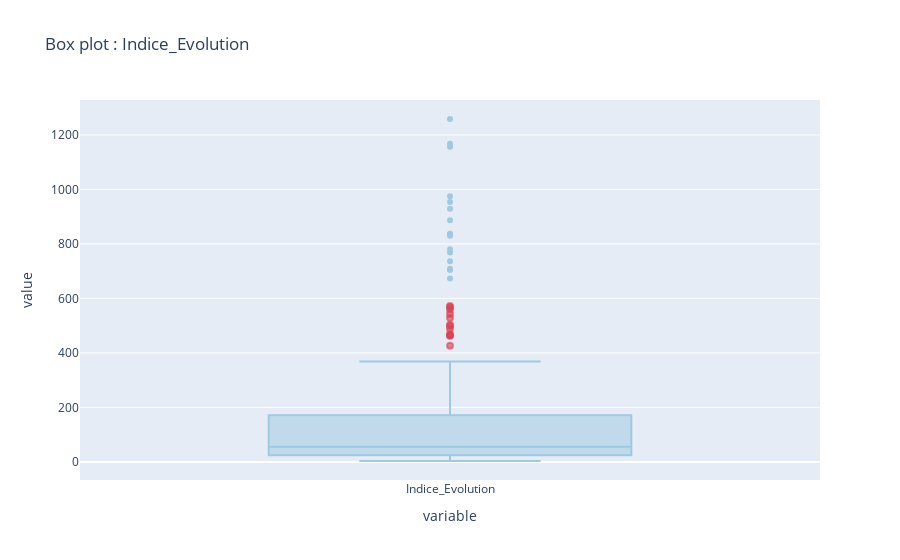
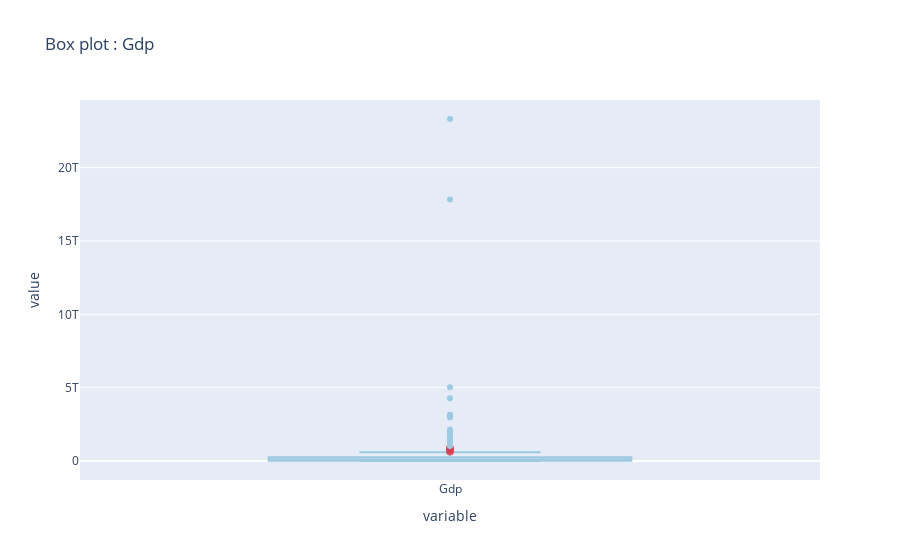
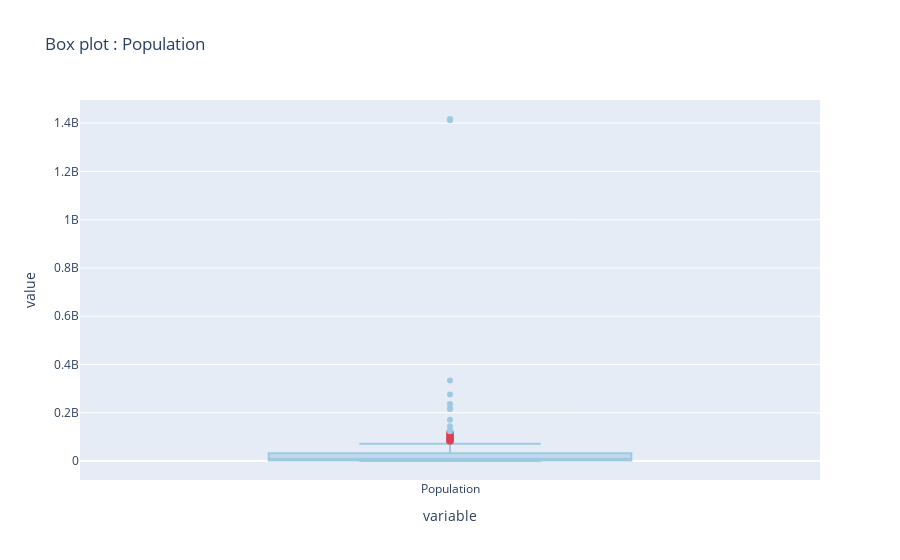
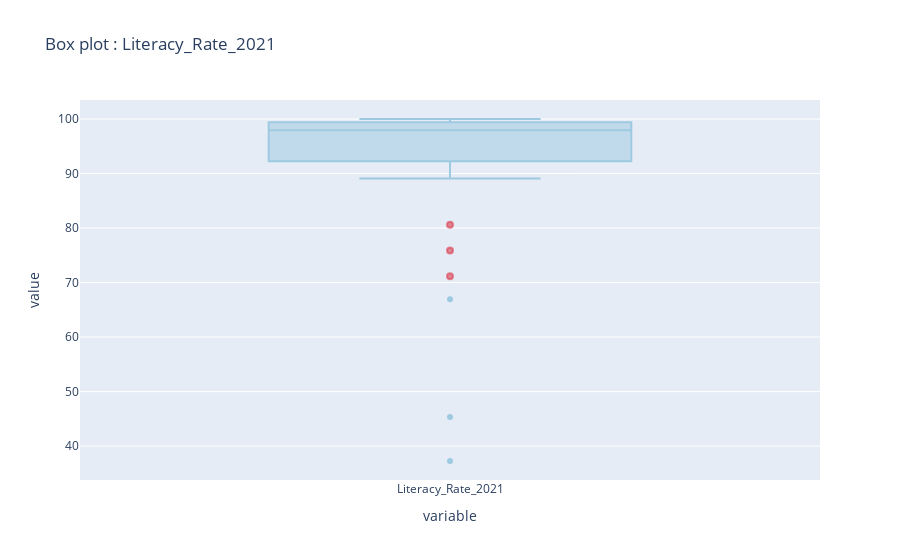

The notebook cell these images were saved under, in order:
### Markdown cell above
## Affichage des box plot

### Code cell
list_var=["Indice_Evolution", "Gdp", "Population", "Literacy_Rate_2021", "Education_Spending_2021", "Annee_Souverainete", "Nb_Foreign_Students"]
for var in list_var:
    val_var=df_num.loc[:,[var]]
    # Tracer le boxplot
    fig = px.box(val_var, 
                title='Box plot : '+var)

    fig.update_traces(marker=dict(color='rgb(158,202,225)', outliercolor='rgba(219, 64, 82, 0.6)', line=dict(outliercolor='rgba(219, 64, 82, 0.6)', outlierwidth=2)))

    fig.show()

### Figure 1 — Plotly figure (JSON) as saved in the notebook; plotly's stock layout.template omitted (floating-point values rounded to 4 significant figures; data arrays with more than 128 entries replaced by an {"elided": "..."} marker saying what was removed)
{"data": [{"alignmentgroup": "True", "hovertemplate": "variable=%{x}<br>value=%{y}<extra></extra>", "legendgroup": "", "marker": {"color": "rgb(158,202,225)", "line": {"outliercolor": "rgba(219, 64, 82, 0.6)", "outlierwidth": 2}, "outliercolor": "rgba(219, 64, 82, 0.6)"}, "name": "", "notched": false, "offsetgroup": "", "orientation": "v", "showlegend": false, "type": "box", "x": {"elided": "197 str values"}, "x0": " ", "xaxis": "x", "y": {"elided": "197 float values"}, "y0": " ", "yaxis": "y"}], "layout": {"boxmode": "group", "legend": {"tracegroupgap": 0}, "title": {"text": "Box plot : Indice_Evolution"}, "xaxis": {"anchor": "y", "domain": [0, 1], "title": {"text": "variable"}}, "yaxis": {"anchor": "x", "domain": [0, 1], "title": {"text": "value"}}}}

### Figure 2 — Plotly figure (JSON) as saved in the notebook; plotly's stock layout.template omitted (floating-point values rounded to 4 significant figures; data arrays with more than 128 entries replaced by an {"elided": "..."} marker saying what was removed)
{"data": [{"alignmentgroup": "True", "hovertemplate": "variable=%{x}<br>value=%{y}<extra></extra>", "legendgroup": "", "marker": {"color": "rgb(158,202,225)", "line": {"outliercolor": "rgba(219, 64, 82, 0.6)", "outlierwidth": 2}, "outliercolor": "rgba(219, 64, 82, 0.6)"}, "name": "", "notched": false, "offsetgroup": "", "orientation": "v", "showlegend": false, "type": "box", "x": {"elided": "197 str values"}, "x0": " ", "xaxis": "x", "y": {"elided": "197 float values"}, "y0": " ", "yaxis": "y"}], "layout": {"boxmode": "group", "legend": {"tracegroupgap": 0}, "title": {"text": "Box plot : Gdp"}, "xaxis": {"anchor": "y", "domain": [0, 1], "title": {"text": "variable"}}, "yaxis": {"anchor": "x", "domain": [0, 1], "title": {"text": "value"}}}}

### Figure 3 — Plotly figure (JSON) as saved in the notebook; plotly's stock layout.template omitted (floating-point values rounded to 4 significant figures; data arrays with more than 128 entries replaced by an {"elided": "..."} marker saying what was removed)
{"data": [{"alignmentgroup": "True", "hovertemplate": "variable=%{x}<br>value=%{y}<extra></extra>", "legendgroup": "", "marker": {"color": "rgb(158,202,225)", "line": {"outliercolor": "rgba(219, 64, 82, 0.6)", "outlierwidth": 2}, "outliercolor": "rgba(219, 64, 82, 0.6)"}, "name": "", "notched": false, "offsetgroup": "", "orientation": "v", "showlegend": false, "type": "box", "x": {"elided": "197 str values"}, "x0": " ", "xaxis": "x", "y": {"elided": "197 int values"}, "y0": " ", "yaxis": "y"}], "layout": {"boxmode": "group", "legend": {"tracegroupgap": 0}, "title": {"text": "Box plot : Population"}, "xaxis": {"anchor": "y", "domain": [0, 1], "title": {"text": "variable"}}, "yaxis": {"anchor": "x", "domain": [0, 1], "title": {"text": "value"}}}}

### Figure 4 — Plotly figure (JSON) as saved in the notebook; plotly's stock layout.template omitted (floating-point values rounded to 4 significant figures; data arrays with more than 128 entries replaced by an {"elided": "..."} marker saying what was removed)
{"data": [{"alignmentgroup": "True", "hovertemplate": "variable=%{x}<br>value=%{y}<extra></extra>", "legendgroup": "", "marker": {"color": "rgb(158,202,225)", "line": {"outliercolor": "rgba(219, 64, 82, 0.6)", "outlierwidth": 2}, "outliercolor": "rgba(219, 64, 82, 0.6)"}, "name": "", "notched": false, "offsetgroup": "", "orientation": "v", "showlegend": false, "type": "box", "x": {"elided": "197 str values"}, "x0": " ", "xaxis": "x", "y": {"elided": "197 float values"}, "y0": " ", "yaxis": "y"}], "layout": {"boxmode": "group", "legend": {"tracegroupgap": 0}, "title": {"text": "Box plot : Literacy_Rate_2021"}, "xaxis": {"anchor": "y", "domain": [0, 1], "title": {"text": "variable"}}, "yaxis": {"anchor": "x", "domain": [0, 1], "title": {"text": "value"}}}}
